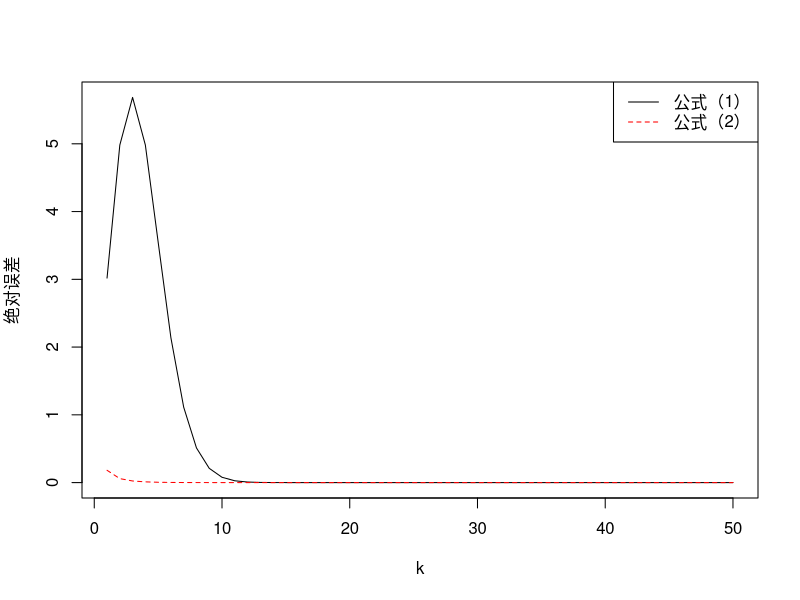

This chart was generated by the following R code:
## ---- chunk 1
library(purrr)
## ---- chunk 2
.Machine$double.eps
## ---- chunk 3
myfun <- function(n)
{
   (-1)^(n+1)/n
}
n <- 10^6
## ---- chunk 4
S <- 0
for (i in 1:n) {
  S <- S+myfun(i)
}
abs(S-log(2))
## ---- chunk 5
S <- 0
for (i in 1:n) {
  S <- S+myfun(n+1-i)
}
abs(S-log(2))
## ---- chunk 6
S <- 0
l <- vector("double",n/2)
for (i in 1:(n/2)) {
  l[[i]] <- myfun(2*i-1)+myfun(2*i)
}
for (i in l) {
  S <- S+i
}
abs(S-log(2))
## ---- chunk 7
l <- vector("double",n/2)
for (i in 1:(n/2)) {
  l[[i]] <- 1/(2*n*2*(n-1))
}
for (i in l) {
  S <- S+i
}
abs(S-log(2))
## ---- chunk 8
x <- 1:4
myfun1 <- function(x, k=10)
{
  S <- 1
  for (i in 1:k) {
    m <- (-x)^i/factorial(i)
    S <- S+m
  }
  S
}
myfun2 <- function(x, k=10)
{
  S <- 1
  for (i in 1:k) {
    m <- x^i/factorial(i)
    S <- S+m
  }
  1/S
}
s1 <- map_dbl(x,myfun1)
s2 <- map_dbl(x,myfun2)
s <- exp(-x)
df <- data.frame(x,s1=abs(s1-s),s2=abs(s2-s))
knitr::kable(df)
## ---- chunk 9
s1 <- map_dbl(x,myfun1,k=100)
s2 <- map_dbl(x,myfun2)
s <- exp(-x)
df <- data.frame(x,s1=abs(s1-s),s2=abs(s2-s))
knitr::kable(df)
## ---- chunk 10
x <- 4
k <- 1:50
s1 <- map_dbl(k,myfun1,x=x)
s2 <- map_dbl(k,myfun2,x=x)
s <- exp(-x)
opar <- par(no.readonly = TRUE)
plot(k,abs(s1-s),"l",ylab="")
lines(k,abs(s2-s),lty=2,col="red")
title(ylab="绝对误差")
legend("topright",c("公式（1）","公式（2）"),lty=c(1,2),col=c("black","red"))
par(opar)
## ---- chunk 11
x <- c(249, 254, 243, 268, 253, 269, 287, 241, 273, 306303, 280, 260, 256, 278, 344, 304, 283, 310)
n <- length(x)
## ---- chunk 12
s1 <- 0
for (i in x) {
  s1 <- signif(s1+signif(i^2,digits = 6),digits = 6)
}
s1 <- signif(s1-n*mean(x),digits = 6)
s1 <- signif(s1/(n-1),digits = 6)
## ---- chunk 13
s2 <- 0
m <- mean(x)
for (i in x) {
  s2 <- signif(s2+signif((i-m)^2,digits = 6),digits = 6)
}
s2 <- signif(s2/(n-1),digits = 6)
## ---- chunk 14
df <- data.frame(`函数直接计算`=var(x),`公式1`=s1,`公式2`=s2)
knitr::kable(df)
